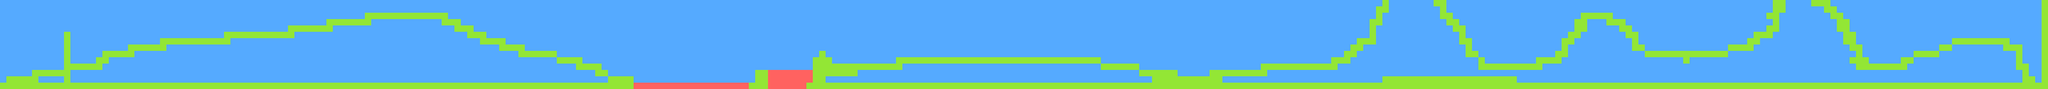

The image is a tile-based game level rendered from a .tmx file. Its description and source (layers, tilesets, objects; grid data summarised) follow:
An orthogonal 320x14 tile map with 16x16 px tiles, 1 tile layer (Level) and 13 objects (10x Item, 2x Coi, Player).

<map version="1.0" orientation="orthogonal" renderorder="left-down" width="320" height="14" tilewidth="16" tileheight="16" backgroundcolor="#55aaff" nextobjectid="23">
 <properties>
  <property name="Name" value="1-1 Blue" />
 </properties>
 <tileset firstgid="1" name="World" tilewidth="16" tileheight="16">
  <image source="../romdisk/WORLD.PNG" width="16" height="96" />
 </tileset>
 <layer name="Level" width="320" height="14">
  <data>[4480 cells, 759 non-empty, 2 distinct tile ids]</data>
 </layer>
 <objectgroup color="#ffff00" name="Objects">
  <object id="1" name="Coin" type="Item" x="100" y="52" width="8" height="8">
   <properties>
    <property name="Value" value="100" />
   </properties>
  </object>
  <object id="4" name="Coin" type="Item" x="116" y="52" width="8" height="8">
   <properties>
    <property name="Value" value="100" />
   </properties>
  </object>
  <object id="5" name="Coin" type="Coi" x="100" y="68" width="8" height="8">
   <properties>
    <property name="Value" value="100" />
   </properties>
  </object>
  <object id="6" name="Coin" type="Item" x="116" y="68" width="8" height="8">
   <properties>
    <property name="Value" value="100" />
   </properties>
  </object>
  <object id="11" name="Coin" type="Item" x="132" y="52" width="8" height="8">
   <properties>
    <property name="Value" value="100" />
   </properties>
  </object>
  <object id="14" name="Coin" type="Item" x="132" y="68" width="8" height="8">
   <properties>
    <property name="Value" value="100" />
   </properties>
  </object>
  <object id="15" name="Blue" type="Player" x="36" y="88" width="8" height="16" />
  <object id="17" name="Coin" type="Item" x="100" y="84" width="8" height="8">
   <properties>
    <property name="Value" value="100" />
   </properties>
  </object>
  <object id="18" name="Coin" type="Coi" x="100" y="100" width="8" height="8">
   <properties>
    <property name="Value" value="100" />
   </properties>
  </object>
  <object id="19" name="Coin" type="Item" x="132" y="100" width="8" height="8">
   <properties>
    <property name="Value" value="100" />
   </properties>
  </object>
  <object id="20" name="Coin" type="Item" x="116" y="100" width="8" height="8">
   <properties>
    <property name="Value" value="100" />
   </properties>
  </object>
  <object id="21" name="Coin" type="Item" x="116" y="84" width="8" height="8">
   <properties>
    <property name="Value" value="100" />
   </properties>
  </object>
  <object id="22" name="Coin" type="Item" x="132" y="84" width="8" height="8">
   <properties>
    <property name="Value" value="100" />
   </properties>
  </object>
 </objectgroup>
</map>
